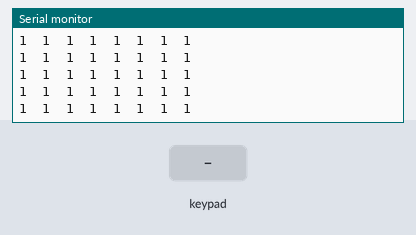
Recording of a sketch running on a simulated Arduino Uno, built with avr-gcc and run on an emulated ATmega328P. Parts: the last lines printed to the serial monitor. Wiring (inferred from the names in the program): 8×7 keypad (labels assumed): rows pin 2, pin 3, pin 4, pin 5, pin 6, pin 7, pin 12, pin 13; columns pin 8, pin 10, A0, A1, A2, A3, A4. The inputs (shaded band) are chosen by the test bench.

Above: at 3.5 s.
3.6 s: key '1' pressed
At 4.0 s:
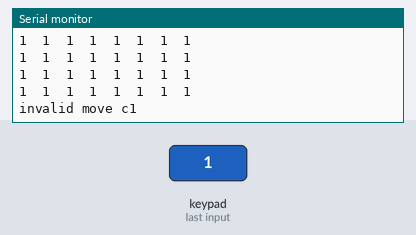
5.1 s: key '8' pressed
At 6.3 s:
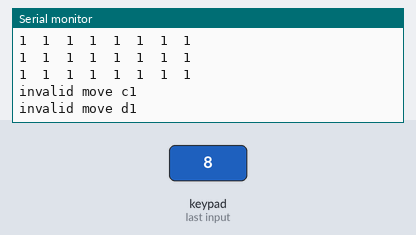
6.6 s: keypad keys 1 2 pressed 0.4 s apart
At 7.8 s:
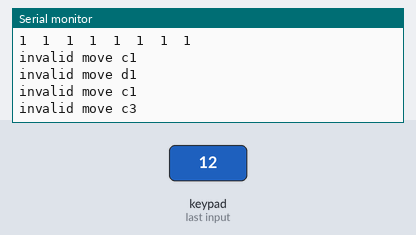
8.9 s: key 'C' pressed
At 9.3 s:
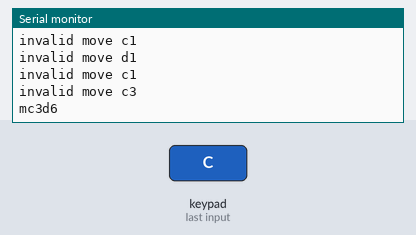

Measured:
- after the input at 3.6 s, the serial monitor: prints a new line after 0.05 s (image 1)
- after the input at 5.1 s, the serial monitor: prints a new line after 0.05 s (image 2)
- after the input at 6.6 s, the serial monitor: prints a new line after 0.45 s (image 3)
- after the input at 8.9 s, the serial monitor: prints a new line after 0.05 s (image 4)

The sketch:

chess_matrix_FINAL.ino
```cpp
#define rows 8 // define number of rows
#define columns 8 //define number of columns

int rowpins[rows] = {12, 13, 2, 3, 4, 5, 6, 7} ; // set row pin numbers
int columnpins[columns] = {8, 0, 10, A0, A1, A2, A3, A4} ; // set column pins
int currentState[rows][columns]; // array for current state during pick
int previousState[rows][columns]; // array for comparing state during pick
int reading[rows][columns]; // array for pin read value
int pick_i = 0;
int pick_j = 0;
int place_i = 0;
int place_j = 0;
int capturePick_i = 0;
int capturePick_j = 0;

unsigned long debounceDelay = 50;
unsigned long lastDebounceTime = 0;

const char* positionArray [rows][columns] ={{"a1", "a2", "a3", "a4", "a5", "a6", "a7", "a8"},
                                            {"b1", "b2", "b3", "b4", "b5", "b6", "b7", "b8"},
                                            {"c1", "c2", "c3", "c4", "c5", "c6", "c7", "c8"},
                                            {"d1", "d2", "d3", "d4", "d5", "d6", "d7", "d8"},
                                            {"e1", "e2", "e3", "e4", "e5", "e6", "e7", "e8"},
                                            {"f1", "f2", "f3", "f4", "f5", "f6", "f7", "f8"},
                                            {"g1", "g2", "g3", "g4", "g5", "g6", "g7", "g8"},
                                            {"h1", "h2", "h3", "h4", "h5", "h6", "h7", "h8"}};


void setup () {

  Serial.begin (9600); // Start serial comms
  delay (2000);
  initialise (); // initialise function

}

void loop () {

  pickFunction();

}

void initialise () {

  Serial.println ("Board initialising");

  for (int i = 0; i < rows; i++) { // Set rows to LOW INPUT
    pinMode (rowpins[i], INPUT);
    digitalWrite (rowpins[i], LOW);
  }

  for (int j = 0; j < columns; j++) { // set columns to INPUT with PULLUP
    pinMode (columnpins[j], INPUT);
    digitalWrite (columnpins[j], HIGH);
  }

  for (int i = 0; i < rows; i++) {
    pinMode (rowpins[i], OUTPUT); // set row to LOW OUTPUT
    for (int j = 0; j < columns; j++) {
    reading[i][j] = digitalRead (columnpins[j]); // read board positions and set for initialise
    currentState[i][j] = reading[i][j];
    previousState[i][j] = reading[i][j];
    }
    pinMode (rowpins[i], INPUT); // set row back to INPUT
  }

  delay (200);
  Serial.println ("Current Layout:");

  for (int a = 0; a < rows; a++) {
    for (int b = 0; b < columns; b++) {
      Serial.print (reading[a][b]);
      Serial.print ("  ");
    }
    Serial.println (" ");
  }
}

void pickFunction () { // Search for a pick position

  for (int i = 0; i < rows; i++) {
    pinMode (rowpins[i], OUTPUT); // set row to LOW OUTPUT
    for (int j = 0; j < columns; j++) {
      reading[i][j] = digitalRead (columnpins[j]); // read the pin state
      if (reading[i][j] != previousState[i][j]) { // if the reading is different to the last reading
        lastDebounceTime = millis(); // reset the debounce timer
      }
      if ((millis() - lastDebounceTime) > debounceDelay) { // if the reading has stayed the same for the debounce time
        if (reading[i][j] != currentState[i][j]) { // if the reading is different to last saved state
          currentState[i][j] = reading[i][j]; // save the current reading as the current state
          if (currentState[i][j] == 1) { // if part not present
            pick_i = i; // save pick position
            pick_j = j;
            pinMode (rowpins[i], INPUT); // set row back to INPUT
            placeFunction(); // go to place function
          }
          if (currentState[i][j] == 0) { // if part present
            Serial.print ("invalid move "); // invalid move
            Serial.println (positionArray[i][j]);
          }
        }
      }
      previousState[i][j] = reading[i][j]; // set previous state as reading
    }
    pinMode (rowpins[i], INPUT); // set row back to INPUT
  }
}

void placeFunction () { // Search for place position

previousState[pick_i][pick_j] = reading[pick_i][pick_j]; // set previous state as reading

  while (pick_j != 0) { // loop to prevent exit while there is a pick position
    for (int i = 0; i < rows; i++) {
      pinMode (rowpins[i], OUTPUT); // set row to LOW OUTPUT
      for (int j = 0; j < columns; j++) {
        reading[i][j] = digitalRead (columnpins[j]); // read the pin state
        if (reading[i][j] != previousState[i][j]) { // if the reading is different to the last reading
          lastDebounceTime = millis(); // reset the debounce timer
        }
        if ((millis() - lastDebounceTime) > debounceDelay) { // if the reading has stayed the same for the debounce time
          if (reading[i][j] != currentState[i][j]) { // if the reading is different to last saved state
            currentState[i][j] = reading[i][j]; // save the current reading as the current state
            if (currentState[i][j] == 1) { // if part not present, it is a capture move
              capturePick_i = i; // save capture pick position
              capturePick_j = j;
              pinMode (rowpins[i], INPUT); // set row back to INPUT
              captureFunction(); // go to capture function
            }
            if (currentState[i][j] == 0) { // if part present
              place_i = i; // save place position
              place_j = j;
              pinMode (rowpins[i], INPUT); // set row back to INPUT
              moveFunction(); // go to movefunction
            }
          }
        }
        previousState[i][j] = reading[i][j]; // set previous state as reading
      }
      pinMode (rowpins[i], INPUT); // set row back to INPUT
    }
  }
}

void captureFunction () { // Check place position is same as capture position

previousState[capturePick_i][capturePick_j] = reading[capturePick_i][capturePick_j]; // set previous state as reading

  while (pick_j != 0) { // loop to prevent exit while there is a pick position
    for (int i = 0; i < rows; i++) {
      pinMode (rowpins[i], OUTPUT); // set row to LOW OUTPUT
      for (int j = 0; j < columns; j++) {
        reading[i][j] = digitalRead (columnpins[j]); // read the pin state
        if (reading[i][j] != previousState[i][j]) { // if the reading is different to the last reading
          lastDebounceTime = millis(); // reset the debounce timer
        }
        if ((millis() - lastDebounceTime) > debounceDelay) { // if the reading has stayed the same for the debounce time
          if (reading[i][j] != currentState[i][j]) { // if the reading is different to last saved state
            currentState[i][j] = reading[i][j]; // save the current reading as the current state
            if (currentState[i][j] == 0 && pick_i == i && pick_j == j) { // if part present and same as original pick position
              place_i = i; // save place position
              place_j = j;
              pinMode (rowpins[i], INPUT); // set row back to INPUT
              captureMoveFunction(); // go to capturemovefunction
            }
          }
        }
        previousState[i][j] = reading[i][j]; // set previous state as reading
      }
      pinMode (rowpins[i], INPUT); // set row back to INPUT
    }
  }
}

void moveFunction () { // serial print move position

  Serial.print ("m");
  Serial.print (positionArray[pick_i][pick_j]);
  Serial.println (positionArray[place_i][place_j]); // serial print position, i.e. ma1c1
  previousState[place_i][place_j] = reading[place_i][place_j]; // set previous state as reading
  pick_i = 0; // reset pick positions
  pick_j = 0;
}

void captureMoveFunction () { // serial print move position

  Serial.print ("m");
  Serial.print (positionArray[capturePick_i][capturePick_j]);
  Serial.println (positionArray[place_i][place_j]); // serial print position, i.e. ma1c1
  previousState[place_i][place_j] = reading[place_i][place_j]; // set previous state as reading
  currentState[place_i][place_j] = reading[place_i][place_j]; // set current state as reading
  capturePick_i = 0; // reset pick positions
  capturePick_j = 0;
  pick_i = 0;
  pick_j = 0;
}

void testFunction () { // Test Function

  for (int i = 0; i < rows; i++) {
    pinMode (rowpins[i], OUTPUT); // set row to LOW OUTPUT
    for (int j = 0; j < columns; j++) {
      reading[i][j] = digitalRead (columnpins[j]); // read the pin state
      if (reading[i][j] != previousState[i][j]) { // if the reading is different to the last reading
        lastDebounceTime = millis(); // reset the debounce timer
      }
      if ((millis() - lastDebounceTime) > debounceDelay) { // if the reading has stayed the same for the debounce time
        if (reading[i][j] != currentState[i][j]) { // if the reading is different to last saved state
          currentState[i][j] = reading[i][j]; // save the current reading as the current state
          if (currentState[i][j] == 1 || currentState[i][j] == 0) { // 1 for no part present, 0 for part present
            Serial.println (positionArray[i][j]); // print position
            for (int a = 0; a < rows; a++) {
              for (int b = 0; b < columns; b++) {
                Serial.print (reading[a][b]);
              }
              Serial.println (" ");
            }
          }
        }
      }
      previousState[i][j] = reading[i][j]; // set previous state as reading
    }
    pinMode (rowpins[i], INPUT); // set row back to INPUT
  }
}
```
